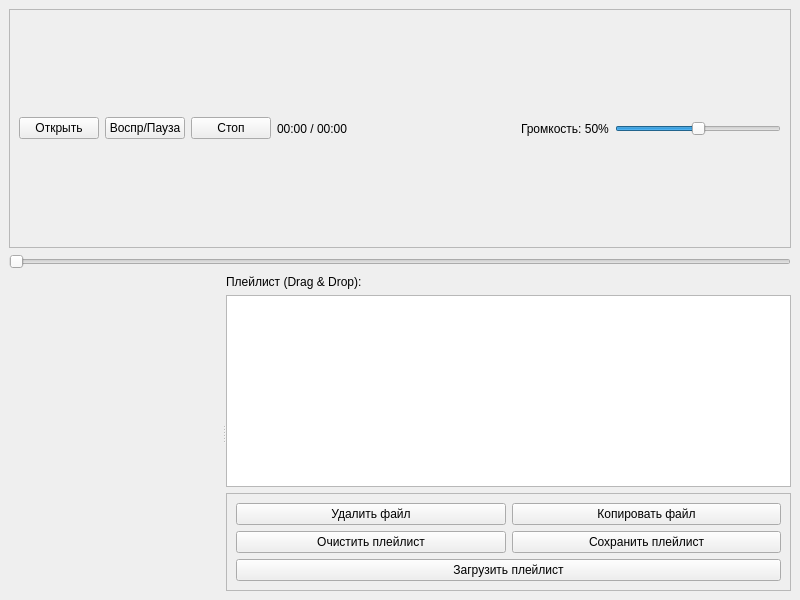
<?xml version="1.0" encoding="UTF-8"?>
<ui version="4.0">
 <class>VideoPlayer</class>
 <widget class="QMainWindow" name="VideoPlayer">
  <property name="geometry">
   <rect>
    <x>0</x>
    <y>0</y>
    <width>800</width>
    <height>600</height>
   </rect>
  </property>
  <property name="windowTitle">
   <string>Qt Video Player</string>
  </property>
  <widget class="QWidget" name="centralwidget">
   <layout class="QVBoxLayout" name="verticalLayout">
    <item>
     <widget class="QFrame" name="frame">
      <property name="frameShape">
       <enum>QFrame::StyledPanel</enum>
      </property>
      <property name="frameShadow">
       <enum>QFrame::Raised</enum>
      </property>
      <layout class="QHBoxLayout" name="horizontalLayout">
       <item>
        <widget class="QPushButton" name="openButton">
         <property name="text">
          <string>Открыть</string>
         </property>
        </widget>
       </item>
       <item>
        <widget class="QPushButton" name="playButton">
         <property name="text">
          <string>Воспр/Пауза</string>
         </property>
        </widget>
       </item>
       <item>
        <widget class="QPushButton" name="stopButton">
         <property name="text">
          <string>Стоп</string>
         </property>
        </widget>
       </item>
       <item>
        <widget class="QLabel" name="timeLabel">
         <property name="text">
          <string>00:00 / 00:00</string>
         </property>
        </widget>
       </item>
       <item>
        <spacer name="horizontalSpacer">
         <property name="orientation">
          <enum>Qt::Horizontal</enum>
         </property>
         <property name="sizeHint" stdset="0">
          <size>
           <width>40</width>
           <height>20</height>
          </size>
         </property>
        </spacer>
       </item>
       <item>
        <widget class="QLabel" name="volumeLabel">
         <property name="text">
          <string>Громкость: 50%</string>
         </property>
        </widget>
       </item>
       <item>
        <widget class="QSlider" name="volumeSlider">
         <property name="orientation">
          <enum>Qt::Horizontal</enum>
         </property>
         <property name="maximum">
          <number>100</number>
         </property>
         <property name="value">
          <number>50</number>
         </property>
        </widget>
       </item>
      </layout>
     </widget>
    </item>
    <item>
     <widget class="QSlider" name="positionSlider">
      <property name="orientation">
       <enum>Qt::Horizontal</enum>
      </property>
     </widget>
    </item>
    <item>
     <widget class="QSplitter" name="splitter">
      <property name="orientation">
       <enum>Qt::Horizontal</enum>
      </property>
      <widget class="QWidget" name="videoContainer" native="true"/>
      <widget class="QWidget" name="playlistContainer" native="true">
       <layout class="QVBoxLayout" name="verticalLayout_2">
        <item>
         <widget class="QLabel" name="label">
          <property name="text">
           <string>Плейлист (Drag &amp; Drop):</string>
          </property>
         </widget>
        </item>
        <item>
         <widget class="QListWidget" name="playlistWidget"/>
        </item>
        <item>
         <widget class="QFrame" name="frame_2">
          <property name="frameShape">
           <enum>QFrame::StyledPanel</enum>
          </property>
          <property name="frameShadow">
           <enum>QFrame::Raised</enum>
          </property>
          <layout class="QGridLayout" name="gridLayout">
           <item row="0" column="0">
            <widget class="QPushButton" name="deleteFileButton">
             <property name="text">
              <string>Удалить файл</string>
             </property>
            </widget>
           </item>
           <item row="0" column="1">
            <widget class="QPushButton" name="copyFileButton">
             <property name="text">
              <string>Копировать файл</string>
             </property>
            </widget>
           </item>
           <item row="1" column="0">
            <widget class="QPushButton" name="clearPlaylistButton">
             <property name="text">
              <string>Очистить плейлист</string>
             </property>
            </widget>
           </item>
           <item row="1" column="1">
            <widget class="QPushButton" name="savePlaylistButton">
             <property name="text">
              <string>Сохранить плейлист</string>
             </property>
            </widget>
           </item>
           <item row="2" column="0" colspan="2">
            <widget class="QPushButton" name="loadPlaylistButton">
             <property name="text">
              <string>Загрузить плейлист</string>
             </property>
            </widget>
           </item>
          </layout>
         </widget>
        </item>
       </layout>
      </widget>
     </widget>
    </item>
   </layout>
  </widget>
 </widget>
 <resources/>
 <connections/>
</ui>
